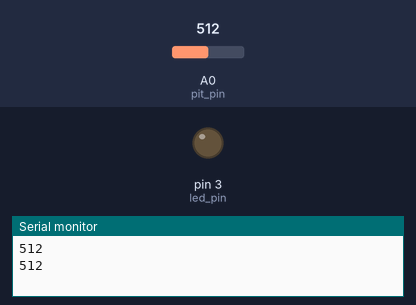
Recording of a sketch running on a simulated Arduino Uno, built with avr-gcc and run on an emulated ATmega328P. Parts: output pins drawn as LEDs (lit = HIGH), the last lines printed to the serial monitor. The test bench sets the inputs (shaded band); at power-on: A0 (pit_pin) = 512.

Above: at 3.0 s.
3.1 s: A0 (pit_pin) set to 365
6.1 s: A0 (pit_pin) set to 335
At 6.8 s:
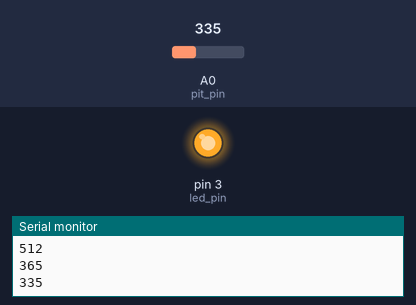
9.1 s: A0 (pit_pin) set to 511
At 10.2 s:
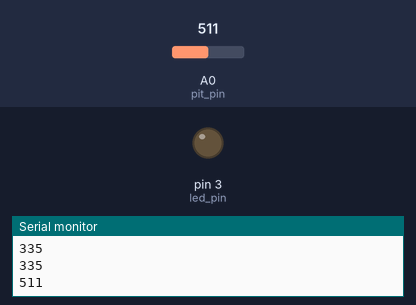
15.2 s: A0 (pit_pin) set to 306
At 15.8 s:
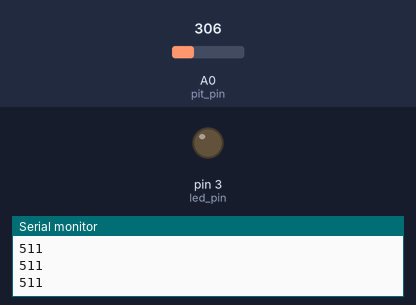
Timing chart, 0 to 18.2 s (numbered marks = the images above; inputs shaded):
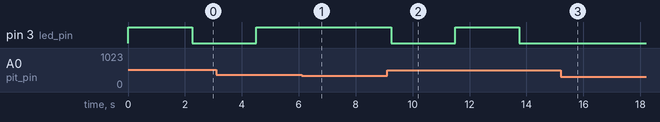

Measured:
- the behaviour switches between 350 and 349 on A0 (pit_pin) (found by bisection; images 0 and 1)
- after the input at 6.1 s, pin 3 (led_pin): stays HIGH (without the input it goes to LOW after 0.65 s)
- after the input at 9.1 s, pin 3 (led_pin): HIGH → LOW after 0.15 s, → HIGH 2.3 s later, → LOW 2.3 s later
- after the input at 15.2 s, pin 3 (led_pin): stays LOW (without the input it goes to HIGH after 0.81 s)

The sketch:

PIR.ino
```cpp
int pit_pin = A0;
int led_pin = 3;
int pir_value = 350;

void setup() {
  Serial.begin(9600);
  pinMode(led_pin, OUTPUT);
  digitalWrite(led_pin,LOW);
}

void loop() {
  int sensorDegeri = analogRead(A0); /* Arduinonun A0 ayagindaki gerilim olculuyor */
  Serial.println(sensorDegeri); /* olculen deger seri haberlesme ile yollaniyor */
  if(sensorDegeri >= pir_value){
      digitalWrite(led_pin, !digitalRead(led_pin));
      delay(2000);
  }/*else {
       digitalWrite(led_pin,LOW);
  }*/
  delay(250); /* daha dogru bir olcum icin biraz bekleme kullanilmalidir */
}
```
